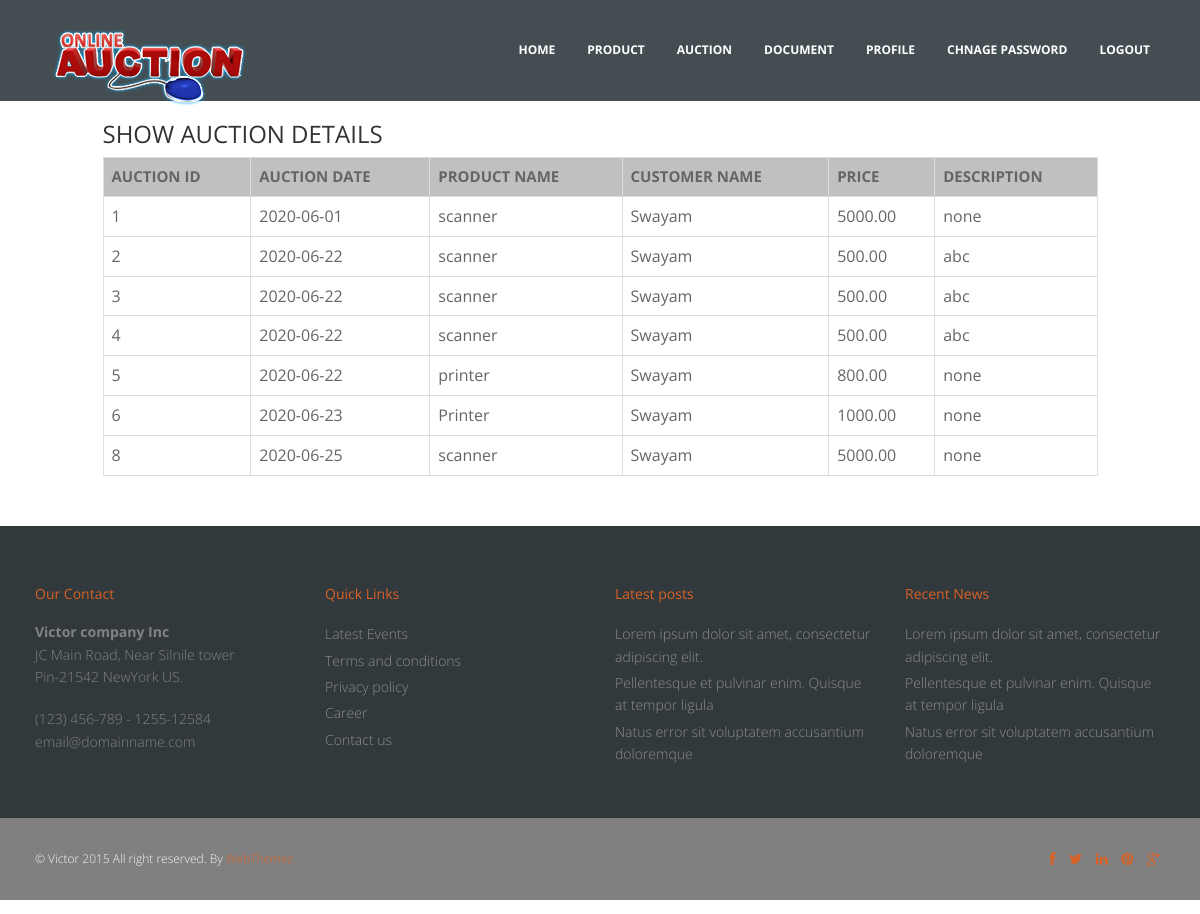
Page /Owner/auctionshow.php on the committed database.
### tables this page shows
CREATE TABLE IF NOT EXISTS `auction` (
  `auctionid` int(5) NOT NULL,
  `auctiondate` date NOT NULL,
  `prdid` int(5) NOT NULL,
  `custid` int(5) NOT NULL,
  `price` decimal(8,2) NOT NULL,
  `description` varchar(100) DEFAULT NULL,
  PRIMARY KEY (`auctionid`)
);

CREATE TABLE IF NOT EXISTS `product` (
  `prdid` int(5) NOT NULL,
  `prdname` varchar(50) NOT NULL,
  `adddate` date NOT NULL,
  `startdate` date NOT NULL,
  `expprice` decimal(8,2) NOT NULL,
  `details` varchar(100) DEFAULT NULL,
  `enddate` date DEFAULT NULL,
  `image` varchar(100) DEFAULT NULL,
  `company` varchar(30) DEFAULT NULL,
  `regid` int(5) NOT NULL,
  PRIMARY KEY (`prdid`)
);

CREATE TABLE IF NOT EXISTS `customer` (
  `custid` int(4) NOT NULL,
  `custname` varchar(50) NOT NULL,
  `address` varchar(100) NOT NULL,
  `cityid` int(11) NOT NULL,
  `mobileno` varchar(15) NOT NULL,
  `photo` varchar(100) NOT NULL
);

### class/dataclass.php (called while the page is built, shortened)
<?php
  class DataClass
  {
      public $conn;
     public function __construct()
	 {
	  $this->conn=mysqli_connect("localhost","root","","onlineauction");
	 }
	  public function getTable($query)
	  {
        $tb=mysqli_query($this->conn,$query);
		return $tb;
	  }
  }
?>

### Owner/auctionshow.php (the view, shortened to what this page needs)
<html>
  <head>
    <?php
	  include("../class/DataClass.php");
	  include("csslink.php");
	?>
	<?php
	  $dc=new DataClass();
	?>
  </head>
  <body>
  <form name="frm" action="#" method="post">
    <div id="wrapper">
     <?php
	  include("header.php");
	?>
  	 <div id="container">
	   <div class="row"style="margin-bottom:10px">
		   <div class="col-md-1"></div>
			<div class="col-md-10"> <h3>SHOW AUCTION DETAILS</h3> </div>
	   </div>
 		<div class="row">
		   <div class="col-md-1"></div>
			<div class="col-md-10">
		     <?php
			   $query="select auctionid,auctiondate,prdname,custname,price,description from auction a,product p,customer c where a.prdid=p.prdid and a.custid=c.custid";
			   $tb=$dc->getTable($query);
			   echo("<table class='table table-bordered'>");
			   echo("<tr>");
			     echo("<th>AUCTION ID</th>");
				 echo("<th>AUCTION DATE</th>");
				 echo("<th>PRODUCT NAME</th>");
				 echo("<th>CUSTOMER NAME</th>");
				 echo("<th>PRICE</th>");
				 echo("<th>DESCRIPTION</th>");
			   echo("</tr>");
			   while($rw=mysqli_fetch_array($tb))
			   {
				  echo("<tr>");
				  echo("<td>".$rw['auctionid']."</td>");
			      echo("<td>".$rw['auctiondate']."</td>");
				  echo("<td>".$rw['prdname']."</td>");
				  echo("<td>".$rw['custname']."</td>");
				  echo("<td>".$rw['price']."</td>");
				  echo("<td>".$rw['description']."</td>");
				  echo("</tr>");
			   }
			  echo("</table>");
	         ?>
			</div>
		</div>
		<?php
		  include("footer.php");
		?>
	 </div>
	 </div>
   </form>
   </body>
 </html>

### Owner/csslink.php
<link href="css/bootstrap.min.css" rel="stylesheet" />
<link href="css/fancybox/jquery.fancybox.css" rel="stylesheet">
<link href="css/jcarousel.css" rel="stylesheet" />
<link href="css/flexslider.css" rel="stylesheet" />
<link href="js/owl-carousel/owl.carousel.css" rel="stylesheet">
<link href="css/style.css" rel="stylesheet" />

### Owner/header.php (shortened to what this page needs)
<header>
        <div class="navbar navbar-default navbar-static-top">
            <div class="container">
                <div class="navbar-header">
                    <a class="navbar-brand" href="index.html"><img src="img/logo3.png" alt="logo"/></a>
                </div>
                <div class="navbar-collapse collapse ">
                    <ul class="nav navbar-nav">
                       <li><a href="ownerhome.php">HOME</a></li>
							<li><a  href="productform.php">PRODUCT</a></li>
							<li><a  href="auctionshow.php">AUCTION</a></li>
							<li><a  href="documentdownload.php">DOCUMENT</a></li>
							<li><a  href="ownerprofile.php">PROFILE</a></li>
							<li><a  href="changepassword.php">CHNAGE PASSWORD</a></li>
							<li><a href="../Main/mainhome.php">LOGOUT</a></li>
                    </ul>
                </div>
            </div>
        </div>
	</header>

### Owner/footer.php
<footer>
<div class="container">
	<div class="row">
		<div class="col-lg-3">
			<div class="widget">
				<h5 class="widgetheading">Our Contact</h5>
				<address>
				<strong>Victor company Inc</strong><br>
				JC Main Road, Near Silnile tower<br>
				 Pin-21542 NewYork US.</address>
				<p>
					<i class="icon-phone"></i> (123) 456-789 - 1255-12584 <br>
					<i class="icon-envelope-alt"></i> email@domainname.com
				</p>
			</div>
		</div>
		<div class="col-lg-3">
			<div class="widget">
				<h5 class="widgetheading">Quick Links</h5>
				<ul class="link-list">
					<li><a href="#">Latest Events</a></li>
					<li><a href="#">Terms and conditions</a></li>
					<li><a href="#">Privacy policy</a></li>
					<li><a href="#">Career</a></li>
					<li><a href="#">Contact us</a></li>
				</ul>
			</div>
		</div>
		<div class="col-lg-3">
			<div class="widget">
				<h5 class="widgetheading">Latest posts</h5>
				<ul class="link-list">
					<li><a href="#">Lorem ipsum dolor sit amet, consectetur adipiscing elit.</a></li>
					<li><a href="#">Pellentesque et pulvinar enim. Quisque at tempor ligula</a></li>
					<li><a href="#">Natus error sit voluptatem accusantium doloremque</a></li>
				</ul>
			</div>
		</div>
		<div class="col-lg-3">
			<div class="widget">
				<h5 class="widgetheading">Recent News</h5>
				<ul class="link-list">
					<li><a href="#">Lorem ipsum dolor sit amet, consectetur adipiscing elit.</a></li>
					<li><a href="#">Pellentesque et pulvinar enim. Quisque at tempor ligula</a></li>
					<li><a href="#">Natus error sit voluptatem accusantium doloremque</a></li>
				</ul>
			</div>
		</div>
	</div>
</div>
<div id="sub-footer" style="background-color:grey">
	<div class="container">
		<div class="row">
			<div class="col-lg-6">
				<div class="copyright">
					<p>
						<span>&copy; Victor 2015 All right reserved. By </span><a href="http://webthemez.com" target="_blank">WebThemez</a>
					</p>
				</div>
			</div>
			<div class="col-lg-6">
				<ul class="social-network">
					<li><a href="#" data-placement="top" title="Facebook"><i class="fa fa-facebook"></i></a></li>
					<li><a href="#" data-placement="top" title="Twitter"><i class="fa fa-twitter"></i></a></li>
					<li><a href="#" data-placement="top" title="Linkedin"><i class="fa fa-linkedin"></i></a></li>
					<li><a href="#" data-placement="top" title="Pinterest"><i class="fa fa-pinterest"></i></a></li>
					<li><a href="#" data-placement="top" title="Google plus"><i class="fa fa-google-plus"></i></a></li>
				</ul>
			</div>
		</div>
	</div>
</div>
</footer>

### Owner/css/style.css (style rules this page uses)
body { font-family:'Open Sans', Arial, sans-serif; font-size:14px; font-weight:300; line-height:1.6em; color:#656565; }
h1,h2, h3, h4, h5, h6 { font-family:'Open Sans', Arial, sans-serif; font-weight: 400; line-height:1.1em; color:#333; margin-bottom: 20px; }
.container { padding:0 20px 0 20px; position:relative; }
#wrapper { width:100%; margin:0; padding:0; }
.row,.row-fluid { margin-bottom:30px; }
header .navbar { margin-bottom: 0; }
.navbar-default { border: none; }
.navbar-brand { color: #222; text-transform: uppercase; font-size: 24px; font-weight: 700; line-height: 1em; letter-spacing: -1px; margin-top: 28px; padding: 0 0 0 15px; }
.navbar-default .navbar-brand { color: #2FADDE; }
header .navbar-collapse ul.navbar-nav { float: right; margin-right: 0; }
header .navbar-default { background-color: #444E52; }
header .navbar { min-height: 70px; padding:18px 0; }
header .navbar-nav > li { padding-bottom: 12px; padding-top: 12px; }
header .navbar-nav > li > a { padding-bottom: 6px; padding-top: 5px; margin-left: 2px; line-height: 30px; font-weight: 700; -webkit-transition: all .3s ease; -moz-transition: all .3s ease; -ms-transition: all .3s ease; -o-transition: all .3s ease; transition: all .3s ease; }
header ul.nav li { border:none; margin:0; }
header ul.nav li a { font-size:12px; border:none; font-weight:700; text-transform:uppercase; }
.navbar .nav > li > a { color: #fff; text-shadow: none; }
.navbar-header { position: absolute; top: -18px; bottom: -18px; padding: 0 15px; }
ul.link-list { margin:0; padding:0; list-style:none; }
ul.link-list li { margin:0; padding:2px 0 2px 0; list-style:none; }
footer { background: #32393C; }
footer ul.link-list li a { color: #8C8C8C; }
.widgetheading { width:100%; padding:0; }
footer .widgetheading { position: relative; color: #D86125; }
footer { padding:50px 0 0 0; color: #828282; }
footer a { color: #D86125; }
footer h1, footer h2, footer h3, footer h4, footer h5, footer h6 { color:#fff; }
footer address { line-height:1.6em; }
ul.social-network { list-style:none; margin:0; }
ul.social-network li { display:inline; margin: 0 5px; }
#sub-footer { text-shadow:none; color:#f5f5f5; padding:0; padding-top:30px; margin:20px 0 0 0; background: #32393C; }
#sub-footer p { margin:0; padding:0; }
#sub-footer span { color:#f5f5f5; }
.copyright { text-align:left; font-size:12px; }
#sub-footer ul.social-network { float:right; }
h3 { margin-bottom:0px; }

### Owner/auctionshow.php (style rules this page uses)
th { font-size:15px!important }
th { background-color:silver }

### rows in the picture
auction: auctionid "1", auctiondate "2020-06-01", prdid.prdname "scanner", custid.custname "Swayam", price "5000.00", description "none"
auction: auctionid "2", auctiondate "2020-06-22", prdid.prdname "scanner", custid.custname "Swayam", price "500.00", description "abc"
auction: auctionid "3", auctiondate "2020-06-22", prdid.prdname "scanner", custid.custname "Swayam", price "500.00", description "abc"
auction: auctionid "4", auctiondate "2020-06-22", prdid.prdname "scanner", custid.custname "Swayam", price "500.00", description "abc"
auction: auctionid "5", auctiondate "2020-06-22", prdid.prdname "printer", custid.custname "Swayam", price "800.00", description "none"
auction: auctionid "6", auctiondate "2020-06-23", prdid.prdname "Printer", custid.custname "Swayam", price "1000.00", description "none"
auction: auctionid "8", auctiondate "2020-06-25", prdid.prdname "scanner", custid.custname "Swayam", price "5000.00", description "none"
